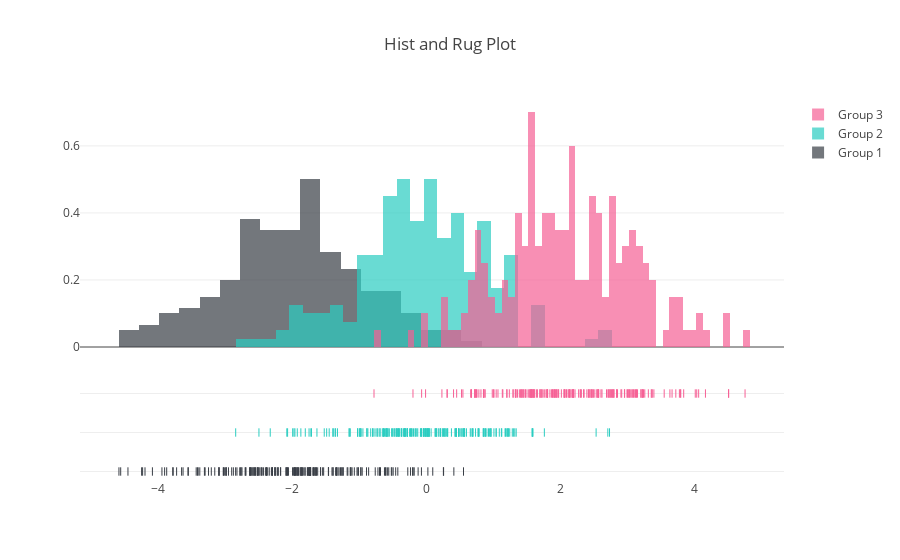

Write notebook code for a chart like this one.
### Markdown cell above
## Dist Plots

### Code cell
import plotly.plotly as py
import plotly.figure_factory as ff

import numpy as np

x1 = np.random.randn(200) - 2 
x2 = np.random.randn(200)
x3 = np.random.randn(200) + 2 

hist_data = [x1, x2, x3]

group_labels = ['Group 1', 'Group 2', 'Group 3']
colors = ['#393E46', '#2BCDC1', '#F66095']
# Create distplot with curve_type set to 'normal'
fig = ff.create_distplot(hist_data, group_labels, colors=colors, 
                         bin_size=[0.3, 0.2, 0.1], show_curve=False)

# Add title
fig['layout'].update(title='Hist and Rug Plot')

# Plot!
iplot(fig)

### Figure 1 — Plotly figure (JSON) as saved in the notebook; plotly's stock layout.template omitted (floating-point values rounded to 4 significant figures; data arrays with more than 128 entries replaced by an {"elided": "..."} marker saying what was removed)
{"data": [{"autobinx": false, "histnorm": "probability density", "legendgroup": "Group 1", "marker": {"color": "#393E46"}, "name": "Group 1", "opacity": 0.7, "type": "histogram", "uid": "c3ce9bdc-bf64-11e8-a83a-02ccb4a0b651", "x": {"elided": "200 float values"}, "xaxis": "x", "xbins": {"end": 0.5549, "size": 0.3, "start": -4.576}, "yaxis": "y"}, {"autobinx": false, "histnorm": "probability density", "legendgroup": "Group 2", "marker": {"color": "#2BCDC1"}, "name": "Group 2", "opacity": 0.7, "type": "histogram", "uid": "c3ce9fd8-bf64-11e8-a83a-02ccb4a0b651", "x": {"elided": "200 float values"}, "xaxis": "x", "xbins": {"end": 2.729, "size": 0.2, "start": -2.838}, "yaxis": "y"}, {"autobinx": false, "histnorm": "probability density", "legendgroup": "Group 3", "marker": {"color": "#F66095"}, "name": "Group 3", "opacity": 0.7, "type": "histogram", "uid": "c3cea1b8-bf64-11e8-a83a-02ccb4a0b651", "x": {"elided": "200 float values"}, "xaxis": "x", "xbins": {"end": 4.748, "size": 0.1, "start": -0.7779}, "yaxis": "y"}, {"legendgroup": "Group 1", "marker": {"color": "#393E46", "symbol": "line-ns-open"}, "mode": "markers", "name": "Group 1", "showlegend": false, "type": "scatter", "uid": "c3cea3b6-bf64-11e8-a83a-02ccb4a0b651", "x": {"elided": "200 float values"}, "xaxis": "x", "y": {"elided": "200 str values"}, "yaxis": "y2"}, {"legendgroup": "Group 2", "marker": {"color": "#2BCDC1", "symbol": "line-ns-open"}, "mode": "markers", "name": "Group 2", "showlegend": false, "type": "scatter", "uid": "c3cea53c-bf64-11e8-a83a-02ccb4a0b651", "x": {"elided": "200 float values"}, "xaxis": "x", "y": {"elided": "200 str values"}, "yaxis": "y2"}, {"legendgroup": "Group 3", "marker": {"color": "#F66095", "symbol": "line-ns-open"}, "mode": "markers", "name": "Group 3", "showlegend": false, "type": "scatter", "uid": "c3cea762-bf64-11e8-a83a-02ccb4a0b651", "x": {"elided": "200 float values"}, "xaxis": "x", "y": {"elided": "200 str values"}, "yaxis": "y2"}], "layout": {"barmode": "overlay", "hovermode": "closest", "legend": {"traceorder": "reversed"}, "title": "Hist and Rug Plot", "xaxis": {"anchor": "y2", "domain": [0, 1], "zeroline": false}, "yaxis": {"anchor": "free", "domain": [0.35, 1], "position": 0}, "yaxis2": {"anchor": "x", "domain": [0, 0.25], "dtick": 1, "showticklabels": false}}}
